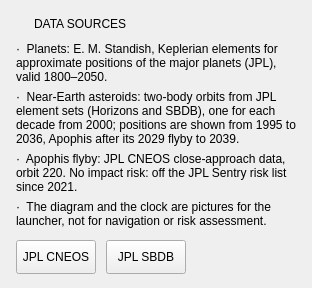
                <widget class="QFrame" name="sourcesPanel">
                 <property name="role" stdset="0">
                  <string>glass</string>
                 </property>
                 <property name="glowColor" stdset="0">
                  <color alpha="255">
                   <red>39</red>
                   <green>211</green>
                   <blue>255</blue>
                  </color>
                 </property>
                 <property name="glowRings" stdset="0">
                  <number>3</number>
                 </property>
                 <property name="glowStep" stdset="0">
                  <double>2.0</double>
                 </property>
                 <property name="glowWidth" stdset="0">
                  <double>2.0</double>
                 </property>
                 <property name="glowRadius" stdset="0">
                  <double>12.0</double>
                 </property>
                 <property name="glowAlpha" stdset="0">
                  <double>0.18</double>
                 </property>
                 <property name="glowFade" stdset="0">
                  <string>halve</string>
                 </property>
                 <layout class="QVBoxLayout" name="sourcesPanelLayout">
                  <property name="spacing">
                   <number>6</number>
                  </property>
                  <property name="leftMargin">
                   <number>16</number>
                  </property>
                  <property name="topMargin">
                   <number>12</number>
                  </property>
                  <property name="rightMargin">
                   <number>16</number>
                  </property>
                  <property name="bottomMargin">
                   <number>14</number>
                  </property>
                  <item>
                   <widget class="QWidget" name="sourcesHead" native="true">
                    <property name="minimumSize">
                     <size>
                      <width>0</width>
                      <height>24</height>
                     </size>
                    </property>
                    <property name="maximumSize">
                     <size>
                      <width>16777215</width>
                      <height>24</height>
                     </size>
                    </property>
                    <layout class="QHBoxLayout" name="sourcesHeadLayout" stretch="0,0,1">
                     <property name="spacing">
                      <number>0</number>
                     </property>
                     <property name="leftMargin">
                      <number>0</number>
                     </property>
                     <property name="topMargin">
                      <number>0</number>
                     </property>
                     <property name="rightMargin">
                      <number>0</number>
                     </property>
                     <property name="bottomMargin">
                      <number>0</number>
                     </property>
                     <item alignment="Qt::AlignmentFlag::AlignVCenter">
                      <widget class="QFrame" name="sourcesHeadRing">
                       <property name="minimumSize">
                        <size>
                         <width>15</width>
                         <height>15</height>
                        </size>
                       </property>
                       <property name="maximumSize">
                        <size>
                         <width>15</width>
                         <height>15</height>
                        </size>
                       </property>
                       <property name="role" stdset="0">
                        <string>titleRing</string>
                       </property>
                       <property name="tone" stdset="0">
                        <string>ok</string>
                       </property>
                       <layout class="QVBoxLayout" name="sourcesHeadRingLayout">
                        <property name="spacing">
                         <number>0</number>
                        </property>
                        <property name="leftMargin">
                         <number>2</number>
                        </property>
                        <property name="topMargin">
                         <number>2</number>
                        </property>
                        <property name="rightMargin">
                         <number>2</number>
                        </property>
                        <property name="bottomMargin">
                         <number>2</number>
                        </property>
                        <item>
                         <widget class="QLabel" name="sourcesHeadDot">
                          <property name="minimumSize">
                           <size>
                            <width>9</width>
                            <height>9</height>
                           </size>
                          </property>
                          <property name="maximumSize">
                           <size>
                            <width>9</width>
                            <height>9</height>
                           </size>
                          </property>
                          <property name="role" stdset="0">
                           <string>titleDot</string>
                          </property>
                          <property name="tone" stdset="0">
                           <string>ok</string>
                          </property>
                         </widget>
                        </item>
                       </layout>
                      </widget>
                     </item>
                     <item>
                      <spacer name="gap_53">
                       <property name="orientation">
                        <enum>Qt::Orientation::Horizontal</enum>
                       </property>
                       <property name="sizeType">
                        <enum>QSizePolicy::Policy::Fixed</enum>
                       </property>
                       <property name="sizeHint" stdset="0">
                        <size>
                         <width>3</width>
                         <height>1</height>
                        </size>
                       </property>
                      </spacer>
                     </item>
                     <item>
                      <widget class="QLabel" name="sourcesHeadText">
                       <property name="text">
                        <string>DATA SOURCES</string>
                       </property>
                       <property name="role" stdset="0">
                        <string>panelTitle</string>
                       </property>
                       <property name="letterSpacing" stdset="0">
                        <double>2.2</double>
                       </property>
                       <property name="elide" stdset="0">
                        <bool>true</bool>
                       </property>
                      </widget>
                     </item>
                    </layout>
                   </widget>
                  </item>
                  <item>
                   <widget class="QLabel" name="source1">
                    <property name="text">
                     <string>·  Planets: E. M. Standish, Keplerian elements for approximate positions of the major planets (JPL), valid 1800–2050.</string>
                    </property>
                    <property name="wordWrap">
                     <bool>true</bool>
                    </property>
                    <property name="role" stdset="0">
                     <string>small</string>
                    </property>
                    <property name="lineHeight" stdset="0">
                     <double>1.2</double>
                    </property>
                   </widget>
                  </item>
                  <item>
                   <widget class="QLabel" name="source2">
                    <property name="text">
                     <string>·  Near-Earth asteroids: two-body orbits from JPL element sets (Horizons and SBDB), one for each decade from 2000; positions are shown from 1995 to 2036, Apophis after its 2029 flyby to 2039.</string>
                    </property>
                    <property name="wordWrap">
                     <bool>true</bool>
                    </property>
                    <property name="role" stdset="0">
                     <string>small</string>
                    </property>
                    <property name="lineHeight" stdset="0">
                     <double>1.2</double>
                    </property>
                   </widget>
                  </item>
                  <item>
                   <widget class="QLabel" name="source3">
                    <property name="text">
                     <string>·  Apophis flyby: JPL CNEOS close-approach data, orbit 220. No impact risk: off the JPL Sentry risk list since 2021.</string>
                    </property>
                    <property name="wordWrap">
                     <bool>true</bool>
                    </property>
                    <property name="role" stdset="0">
                     <string>small</string>
                    </property>
                    <property name="lineHeight" stdset="0">
                     <double>1.2</double>
                    </property>
                   </widget>
                  </item>
                  <item>
                   <widget class="QLabel" name="source4">
                    <property name="text">
                     <string>·  The diagram and the clock are pictures for the launcher, not for navigation or risk assessment.</string>
                    </property>
                    <property name="wordWrap">
                     <bool>true</bool>
                    </property>
                    <property name="role" stdset="0">
                     <string>small</string>
                    </property>
                    <property name="lineHeight" stdset="0">
                     <double>1.2</double>
                    </property>
                   </widget>
                  </item>
                  <item>
                   <widget class="QWidget" name="sourcesButtons" native="true">
                    <layout class="QHBoxLayout" name="sourcesButtonsLayout">
                     <property name="spacing">
                      <number>10</number>
                     </property>
                     <property name="leftMargin">
                      <number>0</number>
                     </property>
                     <property name="topMargin">
                      <number>6</number>
                     </property>
                     <property name="rightMargin">
                      <number>0</number>
                     </property>
                     <property name="bottomMargin">
                      <number>0</number>
                     </property>
                     <item>
                      <widget class="QPushButton" name="cneosButton">
                       <property name="text">
                        <string>JPL CNEOS</string>
                       </property>
                       <property name="focusPolicy">
                        <enum>Qt::FocusPolicy::NoFocus</enum>
                       </property>
                       <property name="cursor">
                        <cursorShape>PointingHandCursor</cursorShape>
                       </property>
                       <property name="minimumSize">
                        <size>
                         <width>0</width>
                         <height>34</height>
                        </size>
                       </property>
                       <property name="maximumSize">
                        <size>
                         <width>16777215</width>
                         <height>34</height>
                        </size>
                       </property>
                       <property name="role" stdset="0">
                        <string>ghost</string>
                       </property>
                       <property name="action" stdset="0">
                        <string>Launcher.openUrl('https://cneos.jpl.nasa.gov/')</string>
                       </property>
                       <property name="buttonSize" stdset="0">
                        <string>small</string>
                       </property>
                       <property name="letterSpacing" stdset="0">
                        <double>2.0</double>
                       </property>
                       <property name="disabledOpacity" stdset="0">
                        <double>0.4</double>
                       </property>
                      </widget>
                     </item>
                     <item>
                      <widget class="QPushButton" name="sbdbButton">
                       <property name="text">
                        <string>JPL SBDB</string>
                       </property>
                       <property name="focusPolicy">
                        <enum>Qt::FocusPolicy::NoFocus</enum>
                       </property>
                       <property name="cursor">
                        <cursorShape>PointingHandCursor</cursorShape>
                       </property>
                       <property name="minimumSize">
                        <size>
                         <width>0</width>
                         <height>34</height>
                        </size>
                       </property>
                       <property name="maximumSize">
                        <size>
                         <width>16777215</width>
                         <height>34</height>
                        </size>
                       </property>
                       <property name="role" stdset="0">
                        <string>ghost</string>
                       </property>
                       <property name="action" stdset="0">
                        <string>Launcher.openUrl('https://ssd.jpl.nasa.gov/tools/sbdb_lookup.html')</string>
                       </property>
                       <property name="buttonSize" stdset="0">
                        <string>small</string>
                       </property>
                       <property name="letterSpacing" stdset="0">
                        <double>2.0</double>
                       </property>
                       <property name="disabledOpacity" stdset="0">
                        <double>0.4</double>
                       </property>
                      </widget>
                     </item>
                     <item>
                      <spacer name="hSpacer_32">
                       <property name="orientation">
                        <enum>Qt::Orientation::Horizontal</enum>
                       </property>
                       <property name="sizeHint" stdset="0">
                        <size>
                         <width>0</width>
                         <height>20</height>
                        </size>
                       </property>
                      </spacer>
                     </item>
                    </layout>
                   </widget>
                  </item>
                 </layout>
                </widget>
